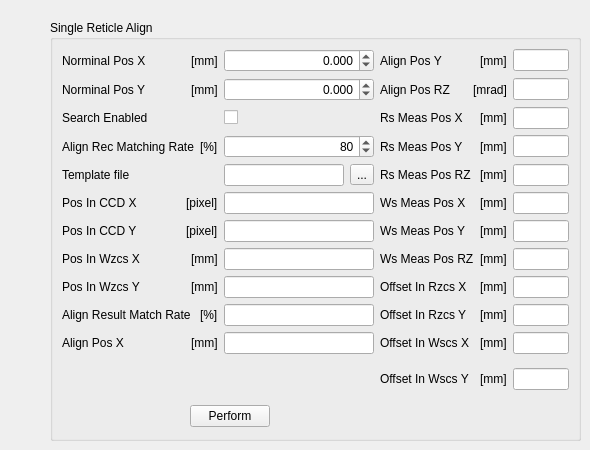
       <widget class="QWidget" name="page_4">
        <widget class="QGroupBox" name="EC4T_TTL_align_qgb">
         <property name="geometry">
          <rect>
           <x>50</x>
           <y>20</y>
           <width>531</width>
           <height>421</height>
          </rect>
         </property>
         <property name="title">
          <string>Single Reticle Align</string>
         </property>
         <layout class="QGridLayout" name="gridLayout_8">
          <item row="0" column="0">
           <layout class="QHBoxLayout">
            <item>
             <widget class="QLabel" name="EC4T_TTL_align__mark_norminal_pos_x_qlb">
              <property name="text">
               <string>Norminal Pos X</string>
              </property>
             </widget>
            </item>
            <item>
             <spacer>
              <property name="orientation">
               <enum>Qt::Horizontal</enum>
              </property>
              <property name="sizeHint" stdset="0">
               <size>
                <width>40</width>
                <height>20</height>
               </size>
              </property>
             </spacer>
            </item>
            <item>
             <widget class="QLabel" name="EC4T_TTL_align__mark_norminal_pos_x_qlb_2">
              <property name="text">
               <string>[mm]</string>
              </property>
             </widget>
            </item>
           </layout>
          </item>
          <item row="0" column="1" colspan="3">
           <widget class="QDoubleSpinBox" name="EC4T_TTL_align__mark_norminal_pos_x_qdsb">
            <property name="minimumSize">
             <size>
              <width>150</width>
              <height>0</height>
             </size>
            </property>
            <property name="alignment">
             <set>Qt::AlignRight|Qt::AlignTrailing|Qt::AlignVCenter</set>
            </property>
            <property name="decimals">
             <number>3</number>
            </property>
            <property name="minimum">
             <double>-1000000.000000000000000</double>
            </property>
            <property name="maximum">
             <double>1000000.000000000000000</double>
            </property>
            <property name="singleStep">
             <double>0.001000000000000</double>
            </property>
           </widget>
          </item>
          <item row="0" column="4">
           <layout class="QHBoxLayout">
            <item>
             <widget class="QLabel" name="EC4T_TTL_align__align_result_p_align_pos_y_qlb">
              <property name="text">
               <string>Align Pos Y</string>
              </property>
             </widget>
            </item>
            <item>
             <spacer>
              <property name="orientation">
               <enum>Qt::Horizontal</enum>
              </property>
              <property name="sizeHint" stdset="0">
               <size>
                <width>40</width>
                <height>20</height>
               </size>
              </property>
             </spacer>
            </item>
            <item>
             <widget class="QLabel" name="EC4T_TTL_align__align_result_p_align_pos_y_qlb_2">
              <property name="text">
               <string>[mm]</string>
              </property>
             </widget>
            </item>
           </layout>
          </item>
          <item row="0" column="5">
           <widget class="SMEE::StatusLine" name="EC4T_TTL_align__align_result_p_align_pos_y_qle"/>
          </item>
          <item row="1" column="0">
           <layout class="QHBoxLayout">
            <item>
             <widget class="QLabel" name="EC4T_TTL_align__mark_norminal_pos_y_qlb">
              <property name="text">
               <string>Norminal Pos Y</string>
              </property>
             </widget>
            </item>
            <item>
             <spacer>
              <property name="orientation">
               <enum>Qt::Horizontal</enum>
              </property>
              <property name="sizeHint" stdset="0">
               <size>
                <width>40</width>
                <height>20</height>
               </size>
              </property>
             </spacer>
            </item>
            <item>
             <widget class="QLabel" name="EC4T_TTL_align__mark_norminal_pos_y_qlb_2">
              <property name="text">
               <string>[mm]</string>
              </property>
             </widget>
            </item>
           </layout>
          </item>
          <item row="1" column="1" colspan="3">
           <widget class="QDoubleSpinBox" name="EC4T_TTL_align__mark_norminal_pos_y_qdsb">
            <property name="alignment">
             <set>Qt::AlignRight|Qt::AlignTrailing|Qt::AlignVCenter</set>
            </property>
            <property name="decimals">
             <number>3</number>
            </property>
            <property name="minimum">
             <double>-1000000.000000000000000</double>
            </property>
            <property name="maximum">
             <double>1000000.000000000000000</double>
            </property>
            <property name="singleStep">
             <double>0.001000000000000</double>
            </property>
           </widget>
          </item>
          <item row="1" column="4">
           <layout class="QHBoxLayout">
            <item>
             <widget class="QLabel" name="EC4T_TTL_align__align_result_p_align_pos_rz_qlb">
              <property name="text">
               <string>Align Pos RZ</string>
              </property>
             </widget>
            </item>
            <item>
             <spacer>
              <property name="orientation">
               <enum>Qt::Horizontal</enum>
              </property>
              <property name="sizeHint" stdset="0">
               <size>
                <width>40</width>
                <height>20</height>
               </size>
              </property>
             </spacer>
            </item>
            <item>
             <widget class="QLabel" name="EC4T_TTL_align__align_result_p_align_pos_rz_qlb_2">
              <property name="text">
               <string>[mrad]</string>
              </property>
             </widget>
            </item>
           </layout>
          </item>
          <item row="1" column="5">
           <widget class="SMEE::StatusLine" name="EC4T_TTL_align__align_result_p_align_pos_rz_qle"/>
          </item>
          <item row="2" column="0">
           <layout class="QHBoxLayout">
            <item>
             <widget class="QLabel" name="EC4T_TTL_align__ttl_align_recipe_search_enabled_qlb">
              <property name="text">
               <string>Search Enabled</string>
              </property>
             </widget>
            </item>
            <item>
             <spacer>
              <property name="orientation">
               <enum>Qt::Horizontal</enum>
              </property>
              <property name="sizeHint" stdset="0">
               <size>
                <width>40</width>
                <height>20</height>
               </size>
              </property>
             </spacer>
            </item>
           </layout>
          </item>
          <item row="2" column="1">
           <widget class="QCheckBox" name="EC4T_TTL_align__ttl_align_recipe_search_enabled_qckb"/>
          </item>
          <item row="2" column="4">
           <layout class="QHBoxLayout">
            <item>
             <widget class="QLabel" name="EC4T_TTL_align__align_result_p_rs_meas_pos_x_qlb">
              <property name="text">
               <string>Rs Meas Pos X</string>
              </property>
             </widget>
            </item>
            <item>
             <spacer>
              <property name="orientation">
               <enum>Qt::Horizontal</enum>
              </property>
              <property name="sizeHint" stdset="0">
               <size>
                <width>40</width>
                <height>20</height>
               </size>
              </property>
             </spacer>
            </item>
            <item>
             <widget class="QLabel" name="EC4T_TTL_align__align_result_p_rs_meas_pos_x_qlb_2">
              <property name="text">
               <string>[mm]</string>
              </property>
             </widget>
            </item>
           </layout>
          </item>
          <item row="2" column="5">
           <widget class="SMEE::StatusLine" name="EC4T_TTL_align__align_result_p_rs_meas_pos_x_qle"/>
          </item>
          <item row="3" column="0">
           <layout class="QHBoxLayout">
            <item>
             <widget class="QLabel" name="EC4T_TTL_align__ttl_align_recipe_matching_rate_qlb">
              <property name="text">
               <string>Align Rec Matching Rate</string>
              </property>
             </widget>
            </item>
            <item>
             <spacer>
              <property name="orientation">
               <enum>Qt::Horizontal</enum>
              </property>
              <property name="sizeHint" stdset="0">
               <size>
                <width>40</width>
                <height>20</height>
               </size>
              </property>
             </spacer>
            </item>
            <item>
             <widget class="QLabel" name="EC4T_TTL_align__ttl_align_recipe_matching_rate_qlb_2">
              <property name="text">
               <string>[%]</string>
              </property>
             </widget>
            </item>
           </layout>
          </item>
          <item row="3" column="1" colspan="3">
           <widget class="QDoubleSpinBox" name="EC4T_TTL_align__ttl_align_recipe_matching_rate_qdsb">
            <property name="alignment">
             <set>Qt::AlignRight|Qt::AlignTrailing|Qt::AlignVCenter</set>
            </property>
            <property name="decimals">
             <number>0</number>
            </property>
            <property name="minimum">
             <double>-1000000.000000000000000</double>
            </property>
            <property name="maximum">
             <double>1000000.000000000000000</double>
            </property>
            <property name="value">
             <double>80.000000000000000</double>
            </property>
           </widget>
          </item>
          <item row="3" column="4">
           <layout class="QHBoxLayout">
            <item>
             <widget class="QLabel" name="EC4T_TTL_align__align_result_p_rs_meas_pos_y_qlb">
              <property name="text">
               <string>Rs Meas Pos Y</string>
              </property>
             </widget>
            </item>
            <item>
             <spacer>
              <property name="orientation">
               <enum>Qt::Horizontal</enum>
              </property>
              <property name="sizeHint" stdset="0">
               <size>
                <width>40</width>
                <height>20</height>
               </size>
              </property>
             </spacer>
            </item>
            <item>
             <widget class="QLabel" name="EC4T_TTL_align__align_result_p_rs_meas_pos_y_qlb_2">
              <property name="text">
               <string>[mm]</string>
              </property>
             </widget>
            </item>
           </layout>
          </item>
          <item row="3" column="5">
           <widget class="SMEE::StatusLine" name="EC4T_TTL_align__align_result_p_rs_meas_pos_y_qle"/>
          </item>
          <item row="4" column="0">
           <layout class="QHBoxLayout">
            <item>
             <widget class="QLabel" name="EC4T_TTL_align__ttl_align_recipe_template_file_qlb">
              <property name="text">
               <string>Template file</string>
              </property>
             </widget>
            </item>
            <item>
             <spacer>
              <property name="orientation">
               <enum>Qt::Horizontal</enum>
              </property>
              <property name="sizeHint" stdset="0">
               <size>
                <width>40</width>
                <height>20</height>
               </size>
              </property>
             </spacer>
            </item>
           </layout>
          </item>
          <item row="4" column="1" colspan="3">
           <layout class="QGridLayout">
            <item row="0" column="0">
             <widget class="QLineEdit" name="EC4T_TTL_align__ttl_align_recipe_template_file_qle"/>
            </item>
            <item row="0" column="1">
             <widget class="QToolButton" name="toolButton_2">
              <property name="text">
               <string>...</string>
              </property>
             </widget>
            </item>
           </layout>
          </item>
          <item row="4" column="4">
           <layout class="QHBoxLayout">
            <item>
             <widget class="QLabel" name="EC4T_TTL_align__align_result_p_rs_meas_pos_rz_qlb">
              <property name="text">
               <string>Rs Meas Pos RZ</string>
              </property>
             </widget>
            </item>
            <item>
             <spacer>
              <property name="orientation">
               <enum>Qt::Horizontal</enum>
              </property>
              <property name="sizeHint" stdset="0">
               <size>
                <width>40</width>
                <height>20</height>
               </size>
              </property>
             </spacer>
            </item>
            <item>
             <widget class="QLabel" name="EC4T_TTL_align__align_result_p_rs_meas_pos_rz_qlb_2">
              <property name="text">
               <string>[mm]</string>
              </property>
             </widget>
            </item>
           </layout>
          </item>
          <item row="4" column="5">
           <widget class="SMEE::StatusLine" name="EC4T_TTL_align__align_result_p_rs_meas_pos_rz_qle"/>
          </item>
          <item row="5" column="0">
           <layout class="QHBoxLayout">
            <item>
             <widget class="QLabel" name="EC4T_TTL_align__align_result_p_mark_pos_in_ccd_x_qlb">
              <property name="text">
               <string>Pos In CCD X</string>
              </property>
             </widget>
            </item>
            <item>
             <spacer>
              <property name="orientation">
               <enum>Qt::Horizontal</enum>
              </property>
              <property name="sizeHint" stdset="0">
               <size>
                <width>40</width>
                <height>20</height>
               </size>
              </property>
             </spacer>
            </item>
            <item>
             <widget class="QLabel" name="EC4T_TTL_align__align_result_p_mark_pos_in_ccd_x_qlb_2">
              <property name="text">
               <string>[pixel]</string>
              </property>
             </widget>
            </item>
           </layout>
          </item>
          <item row="5" column="1" colspan="3">
           <widget class="SMEE::StatusLine" name="EC4T_TTL_align__align_result_p_mark_pos_in_ccd_x_qle"/>
          </item>
          <item row="5" column="4">
           <layout class="QHBoxLayout">
            <item>
             <widget class="QLabel" name="EC4T_TTL_align__align_result_p_ws_meas_pos_x_qlb">
              <property name="text">
               <string>Ws Meas Pos X</string>
              </property>
             </widget>
            </item>
            <item>
             <spacer>
              <property name="orientation">
               <enum>Qt::Horizontal</enum>
              </property>
              <property name="sizeHint" stdset="0">
               <size>
                <width>40</width>
                <height>20</height>
               </size>
              </property>
             </spacer>
            </item>
            <item>
             <widget class="QLabel" name="EC4T_TTL_align__align_result_p_ws_meas_pos_x_qlb_2">
              <property name="text">
               <string>[mm]</string>
              </property>
             </widget>
            </item>
           </layout>
          </item>
          <item row="5" column="5">
           <widget class="SMEE::StatusLine" name="EC4T_TTL_align__align_result_p_ws_meas_pos_x_qle"/>
          </item>
          <item row="6" column="0">
           <layout class="QHBoxLayout">
            <item>
             <widget class="QLabel" name="EC4T_TTL_align__align_result_p_mark_pos_in_ccd_y_qlb">
              <property name="text">
               <string>Pos In CCD Y</string>
              </property>
             </widget>
            </item>
            <item>
             <spacer>
              <property name="orientation">
               <enum>Qt::Horizontal</enum>
              </property>
              <property name="sizeHint" stdset="0">
               <size>
                <width>40</width>
                <height>20</height>
               </size>
              </property>
             </spacer>
            </item>
            <item>
             <widget class="QLabel" name="EC4T_TTL_align__align_result_p_mark_pos_in_ccd_y_qlb_2">
              <property name="text">
               <string>[pixel]</string>
              </property>
             </widget>
            </item>
           </layout>
          </item>
          <item row="6" column="1" colspan="3">
           <widget class="SMEE::StatusLine" name="EC4T_TTL_align__align_result_p_mark_pos_in_ccd_y_qle"/>
          </item>
          <item row="6" column="4">
           <layout class="QHBoxLayout">
            <item>
             <widget class="QLabel" name="EC4T_TTL_align__align_result_p_ws_meas_pos_y_qlb">
              <property name="text">
               <string>Ws Meas Pos Y</string>
              </property>
             </widget>
            </item>
            <item>
             <spacer>
              <property name="orientation">
               <enum>Qt::Horizontal</enum>
              </property>
              <property name="sizeHint" stdset="0">
               <size>
                <width>40</width>
                <height>20</height>
               </size>
              </property>
             </spacer>
            </item>
            <item>
             <widget class="QLabel" name="EC4T_TTL_align__align_result_p_ws_meas_pos_y_qlb_2">
              <property name="text">
               <string>[mm]</string>
              </property>
             </widget>
            </item>
           </layout>
          </item>
          <item row="6" column="5">
           <widget class="SMEE::StatusLine" name="EC4T_TTL_align__align_result_p_ws_meas_pos_y_qle"/>
          </item>
          <item row="7" column="0">
           <layout class="QHBoxLayout">
            <item>
             <widget class="QLabel" name="EC4T_TTL_align__align_result_p_mark_pos_in_wzcs_x_qlb">
              <property name="text">
               <string>Pos In Wzcs X</string>
              </property>
             </widget>
            </item>
            <item>
             <spacer>
              <property name="orientation">
               <enum>Qt::Horizontal</enum>
              </property>
              <property name="sizeHint" stdset="0">
               <size>
                <width>40</width>
                <height>20</height>
               </size>
              </property>
             </spacer>
            </item>
            <item>
             <widget class="QLabel" name="EC4T_TTL_align__align_result_p_mark_pos_in_wzcs_x_qlb_2">
              <property name="text">
               <string>[mm]</string>
              </property>
             </widget>
            </item>
           </layout>
          </item>
          <item row="7" column="1" colspan="3">
           <widget class="SMEE::StatusLine" name="EC4T_TTL_align__align_result_p_mark_pos_in_wzcs_x_qle"/>
          </item>
          <item row="7" column="4">
           <layout class="QHBoxLayout">
            <item>
             <widget class="QLabel" name="EC4T_TTL_align__align_result_p_ws_meas_pos_rz_qlb">
              <property name="text">
               <string>Ws Meas Pos RZ</string>
              </property>
             </widget>
            </item>
            <item>
             <spacer>
              <property name="orientation">
               <enum>Qt::Horizontal</enum>
              </property>
              <property name="sizeHint" stdset="0">
               <size>
                <width>40</width>
                <height>20</height>
               </size>
              </property>
             </spacer>
            </item>
            <item>
             <widget class="QLabel" name="EC4T_TTL_align__align_result_p_ws_meas_pos_rz_qlb_2">
              <property name="text">
               <string>[mm]</string>
              </property>
             </widget>
            </item>
           </layout>
          </item>
          <item row="7" column="5">
           <widget class="SMEE::StatusLine" name="EC4T_TTL_align__align_result_p_ws_meas_pos_rz_qle"/>
          </item>
          <item row="8" column="0">
           <layout class="QHBoxLayout">
            <item>
             <widget class="QLabel" name="EC4T_TTL_align__align_result_p_mark_pos_in_wzcs_y_qlb">
              <property name="text">
               <string>Pos In Wzcs Y</string>
              </property>
             </widget>
            </item>
            <item>
             <spacer>
              <property name="orientation">
               <enum>Qt::Horizontal</enum>
              </property>
              <property name="sizeHint" stdset="0">
               <size>
                <width>40</width>
                <height>20</height>
               </size>
              </property>
             </spacer>
            </item>
            <item>
             <widget class="QLabel" name="EC4T_TTL_align__align_result_p_mark_pos_in_wzcs_y_qlb_2">
              <property name="text">
               <string>[mm]</string>
              </property>
             </widget>
            </item>
           </layout>
          </item>
          <item row="8" column="1" colspan="3">
           <widget class="SMEE::StatusLine" name="EC4T_TTL_align__align_result_p_mark_pos_in_wzcs_y_qle"/>
          </item>
          <item row="8" column="4">
           <layout class="QHBoxLayout">
            <item>
             <widget class="QLabel" name="EC4T_TTL_align__align_result_p_mark_offset_in_rzcs_x_qlb">
              <property name="text">
               <string>Offset In Rzcs X</string>
              </property>
             </widget>
            </item>
            <item>
             <spacer>
              <property name="orientation">
               <enum>Qt::Horizontal</enum>
              </property>
              <property name="sizeHint" stdset="0">
               <size>
                <width>40</width>
                <height>20</height>
               </size>
              </property>
             </spacer>
            </item>
            <item>
             <widget class="QLabel" name="EC4T_TTL_align__align_result_p_mark_offset_in_rzcs_x_qlb_2">
              <property name="text">
               <string>[mm]</string>
              </property>
             </widget>
            </item>
           </layout>
          </item>
          <item row="8" column="5">
           <widget class="SMEE::StatusLine" name="EC4T_TTL_align__align_result_p_mark_offset_in_rzcs_x_qle"/>
          </item>
          <item row="9" column="0">
           <layout class="QHBoxLayout">
            <item>
             <widget class="QLabel" name="EC4T_TTL_align__align_result_p_match_rate_qlb">
              <property name="text">
               <string>Align Result Match Rate</string>
              </property>
             </widget>
            </item>
            <item>
             <spacer>
              <property name="orientation">
               <enum>Qt::Horizontal</enum>
              </property>
              <property name="sizeHint" stdset="0">
               <size>
                <width>40</width>
                <height>20</height>
               </size>
              </property>
             </spacer>
            </item>
            <item>
             <widget class="QLabel" name="EC4T_TTL_align__align_result_p_match_rate_qlb_2">
              <property name="text">
               <string>[%]</string>
              </property>
             </widget>
            </item>
           </layout>
          </item>
          <item row="9" column="1" colspan="3">
           <widget class="SMEE::StatusLine" name="EC4T_TTL_align__align_result_p_match_rate_qle"/>
          </item>
          <item row="9" column="4">
           <layout class="QHBoxLayout">
            <item>
             <widget class="QLabel" name="EC4T_TTL_align__align_result_p_mark_offset_in_rzcs_y_qlb">
              <property name="text">
               <string>Offset In Rzcs Y</string>
              </property>
             </widget>
            </item>
            <item>
             <spacer>
              <property name="orientation">
               <enum>Qt::Horizontal</enum>
              </property>
              <property name="sizeHint" stdset="0">
               <size>
                <width>40</width>
                <height>20</height>
               </size>
              </property>
             </spacer>
            </item>
            <item>
             <widget class="QLabel" name="EC4T_TTL_align__align_result_p_mark_offset_in_rzcs_y_qlb_2">
              <property name="text">
               <string>[mm]</string>
              </property>
             </widget>
            </item>
           </layout>
          </item>
          <item row="9" column="5">
           <widget class="SMEE::StatusLine" name="EC4T_TTL_align__align_result_p_mark_offset_in_rzcs_y_qle"/>
          </item>
          <item row="10" column="0">
           <layout class="QHBoxLayout">
            <item>
             <widget class="QLabel" name="EC4T_TTL_align__align_result_p_align_pos_x_qlb">
              <property name="text">
               <string>Align Pos X</string>
              </property>
             </widget>
            </item>
            <item>
             <spacer>
              <property name="orientation">
               <enum>Qt::Horizontal</enum>
              </property>
              <property name="sizeHint" stdset="0">
               <size>
                <width>40</width>
                <height>20</height>
               </size>
              </property>
             </spacer>
            </item>
            <item>
             <widget class="QLabel" name="EC4T_TTL_align__align_result_p_align_pos_x_qlb_2">
              <property name="text">
               <string>[mm]</string>
              </property>
             </widget>
            </item>
           </layout>
          </item>
          <item row="10" column="1" colspan="3">
           <widget class="SMEE::StatusLine" name="EC4T_TTL_align__align_result_p_align_pos_x_qle"/>
          </item>
          <item row="10" column="4">
           <layout class="QHBoxLayout">
            <item>
             <widget class="QLabel" name="EC4T_TTL_align__align_result_p_mark_offset_in_wscs_x_qlb">
              <property name="text">
               <string>Offset In Wscs X</string>
              </property>
             </widget>
            </item>
            <item>
             <spacer>
              <property name="orientation">
               <enum>Qt::Horizontal</enum>
              </property>
              <property name="sizeHint" stdset="0">
               <size>
                <width>40</width>
                <height>20</height>
               </size>
              </property>
             </spacer>
            </item>
            <item>
             <widget class="QLabel" name="EC4T_TTL_align__align_result_p_mark_offset_in_wscs_x_qlb_2">
              <property name="text">
               <string>[mm]</string>
              </property>
             </widget>
            </item>
           </layout>
          </item>
          <item row="10" column="5">
           <widget class="SMEE::StatusLine" name="EC4T_TTL_align__align_result_p_mark_offset_in_wscs_x_qle"/>
          </item>
          <item row="11" column="4">
           <layout class="QHBoxLayout">
            <item>
             <widget class="QLabel" name="EC4T_TTL_align__align_result_p_mark_offset_in_wscs_y_qlb">
              <property name="text">
               <string>Offset In Wscs Y</string>
              </property>
             </widget>
            </item>
            <item>
             <spacer>
              <property name="orientation">
               <enum>Qt::Horizontal</enum>
              </property>
              <property name="sizeHint" stdset="0">
               <size>
                <width>40</width>
                <height>20</height>
               </size>
              </property>
             </spacer>
            </item>
            <item>
             <widget class="QLabel" name="EC4T_TTL_align__align_result_p_mark_offset_in_wscs_y_qlb_2">
              <property name="text">
               <string>[mm]</string>
              </property>
             </widget>
            </item>
           </layout>
          </item>
          <item row="11" column="5">
           <widget class="SMEE::StatusLine" name="EC4T_TTL_align__align_result_p_mark_offset_in_wscs_y_qle"/>
          </item>
          <item row="12" column="0" colspan="2">
           <layout class="QGridLayout">
            <item row="0" column="0">
             <spacer>
              <property name="orientation">
               <enum>Qt::Horizontal</enum>
              </property>
              <property name="sizeHint" stdset="0">
               <size>
                <width>40</width>
                <height>25</height>
               </size>
              </property>
             </spacer>
            </item>
            <item row="0" column="1">
             <widget class="SMEE::PerformButton" name="EC4T_TTL_align_qpb">
              <property name="text">
               <string>Perform</string>
              </property>
             </widget>
            </item>
           </layout>
          </item>
          <item row="11" column="0" colspan="3">
           <spacer>
            <property name="orientation">
             <enum>Qt::Vertical</enum>
            </property>
            <property name="sizeHint" stdset="0">
             <size>
              <width>20</width>
              <height>40</height>
             </size>
            </property>
           </spacer>
          </item>
         </layout>
        </widget>
       </widget>
